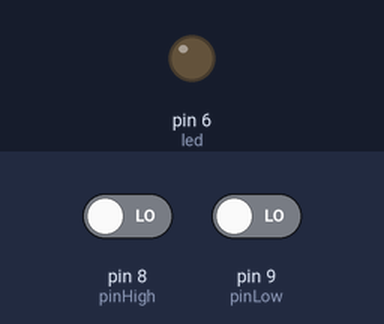
The sketch below on a simulated Arduino Uno, built with avr-gcc and run on an emulated ATmega328P. Shown: output pins drawn as LEDs (lit = HIGH). The inputs (shaded band) are chosen by the test bench; at power-on: pin 8 (pinHigh) LOW, pin 9 (pinLow) LOW.

Above: at 1.3 s.
1.4 s: pin 8 (pinHigh) driven HIGH
At 4.3 s:
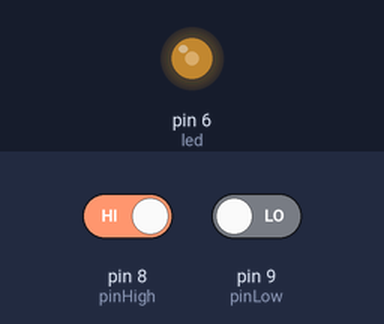
4.4 s: pin 8 (pinHigh) driven LOW
At 5.0 s:
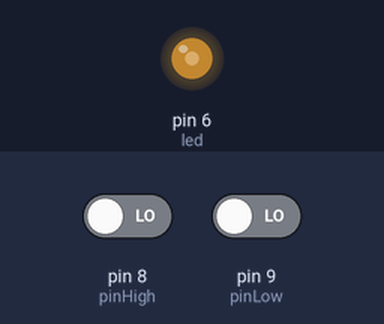
5.9 s: pin 8 (pinHigh) driven HIGH
At 10.6 s:
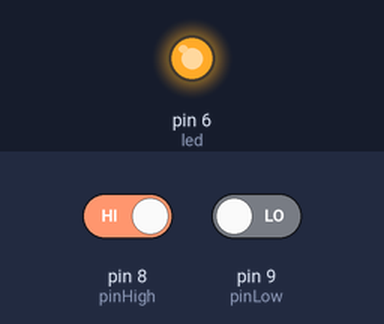
Timing chart, 0 to 12.1 s (numbered marks = the images above; inputs shaded):
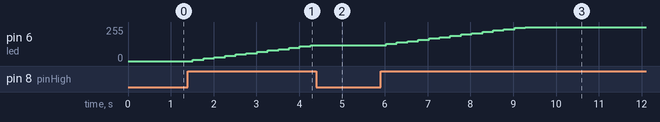

The sketch:

Lab2.ino
```cpp
#include<LiquidCrystal.h>
const int pinHigh = 8;
const int pinLow = 9;
const int led = 6;
int brightness = 0;
int fadeAmount = 10;
const int rs = 12, en = 11, d4 = 5, d5 = 4, d6 = 3, d7 = 2;
LiquidCrystal lcd(rs, en, d4, d5, d6, d7);
int msg = 0;
void setup() {
  pinMode(pinHigh, INPUT);
  pinMode(pinLow, INPUT);
  pinMode(led, OUTPUT);
}

void loop() {


  if (digitalRead(pinHigh) == HIGH) {
    if(msg!=1)
    {
      lcd.clear();
      lcd.write("Intensifying LED");
      msg = 1;
    }
    else if(brightness==255)
    {
      lcd.clear();
      delay(1000);
    }
    brightness = brightness + fadeAmount;
  }
  else if (digitalRead(pinLow) == HIGH) {
    if(msg!=2)
    {
      lcd.clear();
      lcd.write("   Dimming LED");
      msg = 2;
    }


    else if(brightness==0)
    {
      lcd.clear();
      delay(1000);
    }
    brightness = brightness - fadeAmount;

  }
  else
  {
    lcd.clear();
    msg = 0;
  }
  brightness = constrain(brightness, 0, 255);
  analogWrite(led, brightness);
  delay(250);
}
```

Measured:
- after the input at 1.4 s, pin 6 (led): moves from 0/255 to 120/255 over 2.8 s, starting after 0.12 s
- after the input at 4.4 s, pin 6 (led): stays 120/255 (without the input it goes to 130/255 after 0.12 s)
- after the input at 5.9 s, pin 6 (led): moves from 120/255 to 255/255 over 3.3 s, starting after 0.13 s
